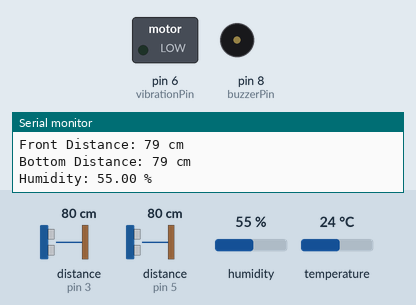
This sketch was run on a simulated Arduino Uno, built with avr-gcc and run on an emulated ATmega328P. On the bench: switched loads named in the sketch (green lamp = pin HIGH), buzzer (waves = sounding, pin HIGH), the last lines printed to the serial monitor. Wiring (inferred from the names in the program): 2 × ultrasonic range finder: trigger pin 2, echo pin 3 / trigger pin 4, echo pin 5. Dashed ring = blinking. Inputs (shaded band) come from the test bench; at power-on: distance to the obstacle (sensors on pin 3, pin 5) 80 cm, humidity 55 %, temperature 24 °C. The echo pulse lasts 58.3 µs per cm; pins used as bus, display or sensor lines are not drawn.

Above: at 2.3 s.
2.4 s: distance to the obstacle (sensor on pin 3) set to 7 cm
4.5 s: distance to the obstacle (sensor on pin 3) set to 4 cm
At 4.68 s:
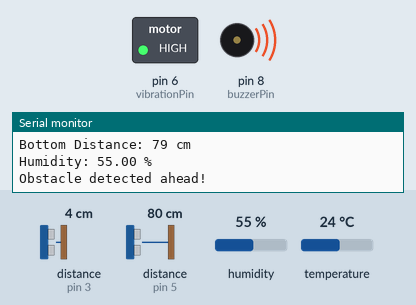
9.7 s: distance to the obstacle (sensor on pin 5) set to 5 cm
13.2 s: distance to the obstacle (sensor on pin 5) set to 2 cm
At 14.6 s:
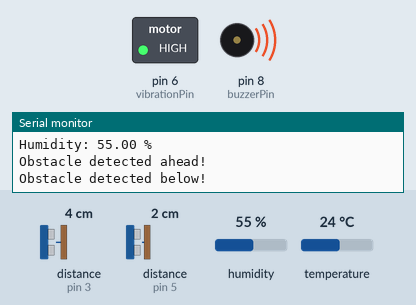
Timing chart, 0 to 22.4 s (numbered marks = the images above; inputs shaded):
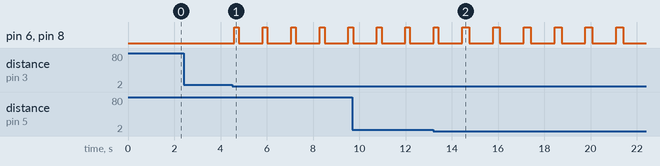

Measured:
- the behaviour switches between 6 and 5 cm on distance to the obstacle (sensor on pin 3) (found by bisection; images 0 and 1)
- the behaviour switches between 4 and 3 cm on distance to the obstacle (sensor on pin 5) (found by bisection; images 1 and 2)
- after the input at 4.5 s, pin 6 (vibrationPin), pin 8 (buzzerPin): alternates HIGH for 0.20 s and LOW for 1.0 s, starting after 0.09 s

The sketch:

blindman_stick.ino
```cpp
#include <DHT.h>  // Adafruit DHT sensor library

#define DHTPIN 7         // DHT sensor data pin
#define DHTTYPE DHT22    // DHT22 sensor type

DHT dht(DHTPIN, DHTTYPE);

const int vibrationPin = 6;
const int buzzerPin = 8;  // NEW: Buzzer connected to pin 8

const int trigPinFront = 2;
const int echoPinFront = 3;
const int trigPinBottom = 4;
const int echoPinBottom = 5;

const int vibrationDuration = 100;  // Duration in milliseconds

void setup() {
  Serial.begin(9600);
  Serial.println("Blind Man Stick Initialized");

  // Set pin modes for ultrasonic sensors
  pinMode(trigPinFront, OUTPUT);
  pinMode(echoPinFront, INPUT);
  pinMode(trigPinBottom, OUTPUT);
  pinMode(echoPinBottom, INPUT);

  // Set pin modes for vibration and buzzer
  pinMode(vibrationPin, OUTPUT);
  pinMode(buzzerPin, OUTPUT);  // NEW: Buzzer pin as output

  // Initialize DHT sensor
  dht.begin();
}

void loop() {
  // Read humidity
  float h = dht.readHumidity();

  // Measure distances
  long durationFront = measureDistance(trigPinFront, echoPinFront);
  long distanceFront = calculateDistance(durationFront);

  long durationBottom = measureDistance(trigPinBottom, echoPinBottom);
  long distanceBottom = calculateDistance(durationBottom);

  Serial.print("Front Distance: ");
  Serial.print(distanceFront);
  Serial.println(" cm");

  Serial.print("Bottom Distance: ");
  Serial.print(distanceBottom);
  Serial.println(" cm");

  Serial.print("Humidity: ");
  Serial.print(h);
  Serial.println(" %");

  bool obstacleDetected = distanceFront < 5 || distanceBottom < 3;
  bool highHumidity = h > 90;

  if (obstacleDetected || highHumidity) {
    if (obstacleDetected) {
      if (distanceFront < 5) {
        Serial.println("Obstacle detected ahead!");
        triggerAlert(vibrationDuration);  // Vibrate and buzz
        }

      if (distanceBottom < 3 ) {
        Serial.println("Obstacle detected below!");
        triggerAlert(vibrationDuration);  // Vibrate and buzz
      }
    }

    if (highHumidity) {
      Serial.println("High humidity detected!");
    }

    triggerAlert(vibrationDuration);  // Vibrate and buzz
  } else {
    // Turn off outputs when conditions are safe
    digitalWrite(vibrationPin, LOW);
    digitalWrite(buzzerPin, LOW);
    delay(500);
  }

  if (isnan(h)) {
    Serial.println("Failed to read from DHT sensor!");
  }

  delay(1000);
}

// Function to measure distance using an ultrasonic sensor
long measureDistance(int trigPin, int echoPin) {
  digitalWrite(trigPin, LOW);
  delayMicroseconds(2);
  digitalWrite(trigPin, HIGH);
  delayMicroseconds(10);
  digitalWrite(trigPin, LOW);
  return pulseIn(echoPin, HIGH);
}

// Function to calculate distance from duration
long calculateDistance(long duration) {
  return duration * 0.0343 / 2;
}

// Function to trigger vibration and buzzer
void triggerAlert(int duration) {
  digitalWrite(vibrationPin, HIGH);
  digitalWrite(buzzerPin, HIGH);  // Turn on buzzer
  delay(duration);
  digitalWrite(vibrationPin, LOW);
  digitalWrite(buzzerPin, LOW);   // Turn off buzzer
}
```
